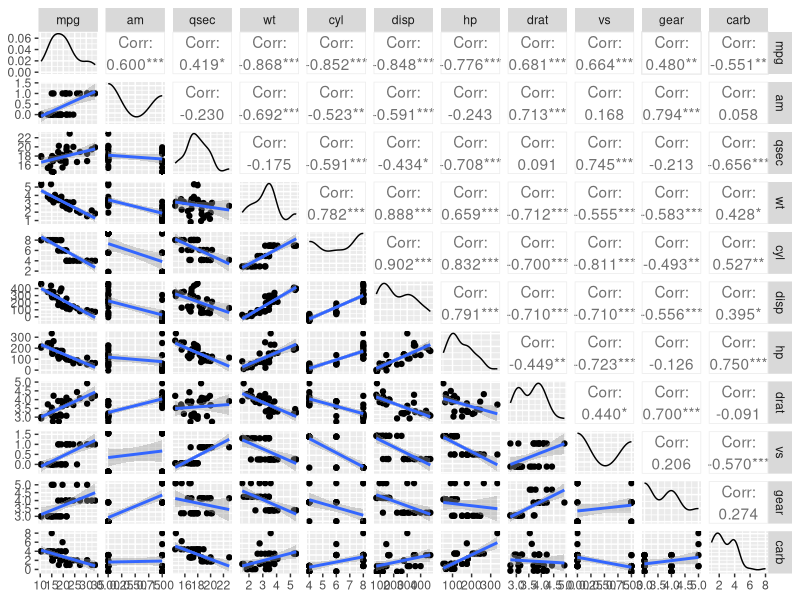

Write the R code that produced this figure.
library(GGally)
library(ggplot2)
library(data.table)
data(mtcars)
setcolorder(mtcars, c(1, 9, 7, 6, 2, 3, 4, 5, 8, 10, 11))
fit <- lm(mpg ~ ., mtcars)
summary(fit)
summary(aov(mpg ~ ., mtcars))

# Function to return points and geom_smooth
# allow for the method to be changed
my_fn <- function(data, mapping, method="loess", ...){
  p <- ggplot(data = data, mapping = mapping) + 
    geom_point() + 
    geom_smooth(method=method, ...)
  p
}

# Default loess curve    
# ggpairs(swiss[1:4], lower = list(continuous = my_fn))

# Use wrap to add further arguments; change method to lm
ggpairs(mtcars[1:11], lower = list(continuous = wrap(my_fn, method="lm")))


# my_fn <- function(data, mapping, pts=list(), smt=list(), ...){
#   ggplot(data = data, mapping = mapping, ...) + 
#     do.call(geom_point, pts) +
#     do.call(geom_smooth, smt) 
# }
# 
# # Plot 
# ggpairs(swiss[1:4], 
#         lower = list(continuous = 
#                        wrap(my_fn,
#                             pts=list(size=2, colour="red"), 
#                             smt=list(method="lm", se=F, size=5, colour="blue"))))

summary(fit)